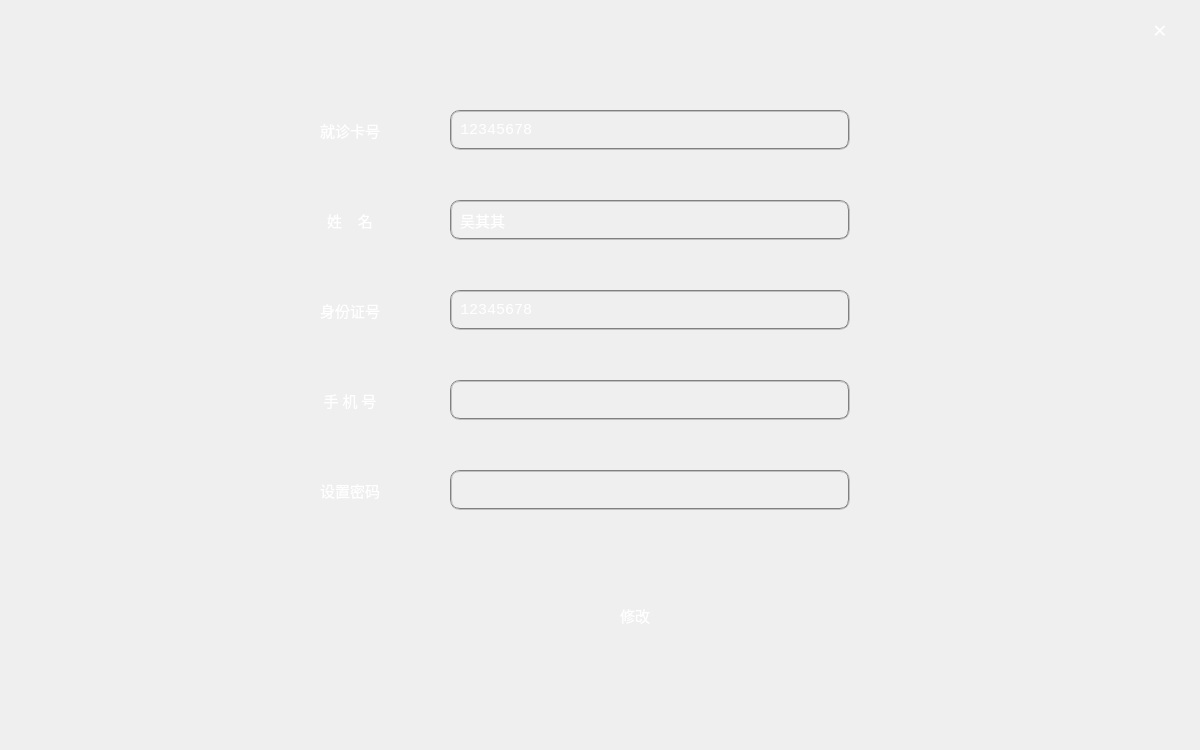
<?xml version="1.0" encoding="UTF-8"?>
<ui version="4.0">
 <class>view5</class>
 <widget class="QDialog" name="view5">
  <property name="geometry">
   <rect>
    <x>0</x>
    <y>0</y>
    <width>1200</width>
    <height>750</height>
   </rect>
  </property>
  <property name="windowTitle">
   <string/>
  </property>
  <property name="styleSheet">
   <string notr="true">background-image: url(:/image/29507-106.jpg);</string>
  </property>
  <widget class="QLabel" name="label_4">
   <property name="geometry">
    <rect>
     <x>300</x>
     <y>380</y>
     <width>100</width>
     <height>40</height>
    </rect>
   </property>
   <property name="font">
    <font>
     <family>幼圆</family>
     <pointsize>11</pointsize>
    </font>
   </property>
   <property name="styleSheet">
    <string notr="true">color: rgb(255, 255, 255);
background:transparent;</string>
   </property>
   <property name="text">
    <string>手 机 号</string>
   </property>
   <property name="alignment">
    <set>Qt::AlignCenter</set>
   </property>
  </widget>
  <widget class="QLineEdit" name="lineEdit">
   <property name="geometry">
    <rect>
     <x>450</x>
     <y>380</y>
     <width>400</width>
     <height>40</height>
    </rect>
   </property>
   <property name="font">
    <font>
     <family>Consolas</family>
     <pointsize>11</pointsize>
    </font>
   </property>
   <property name="styleSheet">
    <string notr="true">color: rgb(255, 255, 255);
background:transparent;
border:2px groove gray;border-radius:10px;padding:2px 4px;</string>
   </property>
  </widget>
  <widget class="QLabel" name="label_11">
   <property name="geometry">
    <rect>
     <x>450</x>
     <y>10</y>
     <width>300</width>
     <height>60</height>
    </rect>
   </property>
   <property name="font">
    <font>
     <family>幼圆</family>
     <pointsize>21</pointsize>
    </font>
   </property>
   <property name="styleSheet">
    <string notr="true">color: rgb(255, 255, 255);
background:transparent;</string>
   </property>
   <property name="text">
    <string/>
   </property>
   <property name="alignment">
    <set>Qt::AlignCenter</set>
   </property>
  </widget>
  <widget class="QLabel" name="label_9">
   <property name="geometry">
    <rect>
     <x>870</x>
     <y>380</y>
     <width>191</width>
     <height>40</height>
    </rect>
   </property>
   <property name="font">
    <font>
     <family>幼圆</family>
     <pointsize>9</pointsize>
    </font>
   </property>
   <property name="styleSheet">
    <string notr="true">color: rgb(255, 0, 0);
background:transparent;</string>
   </property>
   <property name="text">
    <string/>
   </property>
   <property name="alignment">
    <set>Qt::AlignLeading|Qt::AlignLeft|Qt::AlignVCenter</set>
   </property>
  </widget>
  <widget class="QLineEdit" name="lineEdit_2">
   <property name="geometry">
    <rect>
     <x>450</x>
     <y>470</y>
     <width>400</width>
     <height>40</height>
    </rect>
   </property>
   <property name="font">
    <font>
     <family>Consolas</family>
     <pointsize>11</pointsize>
    </font>
   </property>
   <property name="styleSheet">
    <string notr="true">color: rgb(255, 255, 255);
background:transparent;
border:2px groove gray;border-radius:10px;padding:2px 4px;</string>
   </property>
   <property name="echoMode">
    <enum>QLineEdit::Password</enum>
   </property>
  </widget>
  <widget class="QLabel" name="label_10">
   <property name="geometry">
    <rect>
     <x>870</x>
     <y>470</y>
     <width>191</width>
     <height>40</height>
    </rect>
   </property>
   <property name="font">
    <font>
     <family>幼圆</family>
     <pointsize>9</pointsize>
    </font>
   </property>
   <property name="styleSheet">
    <string notr="true">color: rgb(255, 0, 0);
background:transparent;</string>
   </property>
   <property name="text">
    <string/>
   </property>
   <property name="alignment">
    <set>Qt::AlignLeading|Qt::AlignLeft|Qt::AlignVCenter</set>
   </property>
  </widget>
  <widget class="QLabel" name="label_2">
   <property name="geometry">
    <rect>
     <x>300</x>
     <y>200</y>
     <width>100</width>
     <height>40</height>
    </rect>
   </property>
   <property name="font">
    <font>
     <family>幼圆</family>
     <pointsize>11</pointsize>
    </font>
   </property>
   <property name="styleSheet">
    <string notr="true">color: rgb(255, 255, 255);
background:transparent;</string>
   </property>
   <property name="text">
    <string>姓    名</string>
   </property>
   <property name="alignment">
    <set>Qt::AlignCenter</set>
   </property>
  </widget>
  <widget class="QPushButton" name="pushButton_2">
   <property name="geometry">
    <rect>
     <x>575</x>
     <y>590</y>
     <width>120</width>
     <height>50</height>
    </rect>
   </property>
   <property name="font">
    <font>
     <family>幼圆</family>
     <pointsize>11</pointsize>
    </font>
   </property>
   <property name="styleSheet">
    <string notr="true">color: rgb(255, 255, 255);
border-radius:10px;</string>
   </property>
   <property name="text">
    <string>修改</string>
   </property>
  </widget>
  <widget class="QPushButton" name="pushButton">
   <property name="geometry">
    <rect>
     <x>1140</x>
     <y>10</y>
     <width>40</width>
     <height>40</height>
    </rect>
   </property>
   <property name="font">
    <font>
     <family>幼圆</family>
     <pointsize>18</pointsize>
    </font>
   </property>
   <property name="styleSheet">
    <string notr="true">color: rgb(255, 255, 255);
border-radius:10px;
</string>
   </property>
   <property name="text">
    <string>×</string>
   </property>
  </widget>
  <widget class="QLabel" name="label_5">
   <property name="geometry">
    <rect>
     <x>300</x>
     <y>470</y>
     <width>100</width>
     <height>40</height>
    </rect>
   </property>
   <property name="font">
    <font>
     <family>幼圆</family>
     <pointsize>11</pointsize>
    </font>
   </property>
   <property name="styleSheet">
    <string notr="true">color: rgb(255, 255, 255);
background:transparent;</string>
   </property>
   <property name="text">
    <string>设置密码</string>
   </property>
   <property name="alignment">
    <set>Qt::AlignCenter</set>
   </property>
  </widget>
  <widget class="QLabel" name="label_3">
   <property name="geometry">
    <rect>
     <x>300</x>
     <y>290</y>
     <width>100</width>
     <height>40</height>
    </rect>
   </property>
   <property name="font">
    <font>
     <family>幼圆</family>
     <pointsize>11</pointsize>
    </font>
   </property>
   <property name="styleSheet">
    <string notr="true">color: rgb(255, 255, 255);
background:transparent;</string>
   </property>
   <property name="text">
    <string>身份证号</string>
   </property>
   <property name="alignment">
    <set>Qt::AlignCenter</set>
   </property>
  </widget>
  <widget class="QLabel" name="label">
   <property name="geometry">
    <rect>
     <x>300</x>
     <y>110</y>
     <width>100</width>
     <height>40</height>
    </rect>
   </property>
   <property name="font">
    <font>
     <family>幼圆</family>
     <pointsize>11</pointsize>
    </font>
   </property>
   <property name="styleSheet">
    <string notr="true">color: rgb(255, 255, 255);
background:transparent;</string>
   </property>
   <property name="text">
    <string>就诊卡号</string>
   </property>
   <property name="alignment">
    <set>Qt::AlignCenter</set>
   </property>
  </widget>
  <widget class="QLabel" name="label_6">
   <property name="geometry">
    <rect>
     <x>450</x>
     <y>110</y>
     <width>400</width>
     <height>40</height>
    </rect>
   </property>
   <property name="font">
    <font>
     <family>Consolas</family>
     <pointsize>11</pointsize>
    </font>
   </property>
   <property name="styleSheet">
    <string notr="true">color: rgb(255, 255, 255);
background:transparent;
border:2px groove gray;border-radius:10px;padding:2px 4px;</string>
   </property>
   <property name="text">
    <string>12345678</string>
   </property>
  </widget>
  <widget class="QLabel" name="label_7">
   <property name="geometry">
    <rect>
     <x>450</x>
     <y>200</y>
     <width>400</width>
     <height>40</height>
    </rect>
   </property>
   <property name="font">
    <font>
     <family>幼圆</family>
     <pointsize>11</pointsize>
    </font>
   </property>
   <property name="styleSheet">
    <string notr="true">color: rgb(255, 255, 255);
background:transparent;
border:2px groove gray;border-radius:10px;padding:2px 4px;</string>
   </property>
   <property name="text">
    <string>吴其其</string>
   </property>
  </widget>
  <widget class="QLabel" name="label_8">
   <property name="geometry">
    <rect>
     <x>450</x>
     <y>290</y>
     <width>400</width>
     <height>40</height>
    </rect>
   </property>
   <property name="font">
    <font>
     <family>Consolas</family>
     <pointsize>11</pointsize>
    </font>
   </property>
   <property name="styleSheet">
    <string notr="true">color: rgb(255, 255, 255);
background:transparent;
border:2px groove gray;border-radius:10px;padding:2px 4px;</string>
   </property>
   <property name="text">
    <string>12345678</string>
   </property>
  </widget>
 </widget>
 <resources/>
 <connections/>
</ui>
